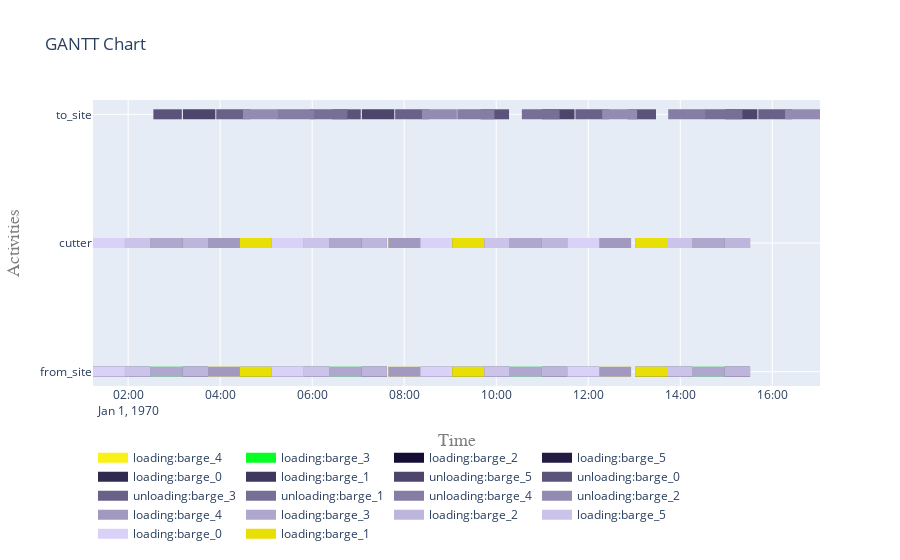

The notebook cell this image was saved under:
### Code cell
fig = plot.get_gantt_chart([from_site, to_site, cutter], id_map=activities)

### Figure 1 — Plotly figure (JSON) as saved in the notebook; plotly's stock layout.template omitted (floating-point values rounded to 4 significant figures)
{"data": [{"connectgaps": false, "hoverinfo": "y+name", "line": {"color": "rgb(250,241,24)", "width": 10}, "mode": "lines", "name": "loading:barge_4", "type": "scatter", "x": ["1970-01-01T03:44:10", "1970-01-01T03:44:10", "1970-01-01T04:25:50", "1970-01-01T04:25:50", "1970-01-01T04:25:50", "1970-01-01T07:39:14", "1970-01-01T07:39:14", "1970-01-01T08:20:54", "1970-01-01T08:20:54", "1970-01-01T08:20:54", "1970-01-01T12:14:14", "1970-01-01T12:14:14", "1970-01-01T12:55:54", "1970-01-01T12:55:54", "1970-01-01T12:55:54", "1970-01-01T03:44:10", "1970-01-01T03:44:10", "1970-01-01T04:25:50", "1970-01-01T04:25:50", "1970-01-01T04:25:50", "1970-01-01T07:39:14", "1970-01-01T07:39:14", "1970-01-01T08:20:54", "1970-01-01T08:20:54", "1970-01-01T08:20:54", "1970-01-01T12:14:14", "1970-01-01T12:14:14", "1970-01-01T12:55:54", "1970-01-01T12:55:54", "1970-01-01T12:55:54"], "y": ["from_site", "from_site", "from_site", "from_site", null, "from_site", "from_site", "from_site", "from_site", null, "from_site", "from_site", "from_site", "from_site", null, "cutter", "cutter", "cutter", "cutter", null, "cutter", "cutter", "cutter", "cutter", null, "cutter", "cutter", "cutter", "cutter", null]}, {"connectgaps": false, "hoverinfo": "y+name", "line": {"color": "rgb(8,255,38)", "width": 10}, "mode": "lines", "name": "loading:barge_3", "type": "scatter", "x": ["1970-01-01T02:29:10", "1970-01-01T02:29:10", "1970-01-01T03:10:50", "1970-01-01T03:10:50", "1970-01-01T03:10:50", "1970-01-01T06:22:30", "1970-01-01T06:22:30", "1970-01-01T07:04:10", "1970-01-01T07:04:10", "1970-01-01T07:04:10", "1970-01-01T10:17:34", "1970-01-01T10:17:34", "1970-01-01T10:59:14", "1970-01-01T10:59:14", "1970-01-01T10:59:14", "1970-01-01T14:16:02", "1970-01-01T14:16:02", "1970-01-01T14:57:42", "1970-01-01T14:57:42", "1970-01-01T14:57:42", "1970-01-01T02:29:10", "1970-01-01T02:29:10", "1970-01-01T03:10:50", "1970-01-01T03:10:50", "1970-01-01T03:10:50", "1970-01-01T06:22:30", "1970-01-01T06:22:30", "1970-01-01T07:04:10", "1970-01-01T07:04:10", "1970-01-01T07:04:10", "1970-01-01T10:17:34", "1970-01-01T10:17:34", "1970-01-01T10:59:14", "1970-01-01T10:59:14", "1970-01-01T10:59:14", "1970-01-01T14:16:02", "1970-01-01T14:16:02", "1970-01-01T14:57:42", "1970-01-01T14:57:42", "1970-01-01T14:57:42"], "y": ["from_site", "from_site", "from_site", "from_site", null, "from_site", "from_site", "from_site", "from_site", null, "from_site", "from_site", "from_site", "from_site", null, "from_site", "from_site", "from_site", "from_site", null, "cutter", "cutter", "cutter", "cutter", null, "cutter", "cutter", "cutter", "cutter", null, "cutter", "cutter", "cutter", "cutter", null, "cutter", "cutter", "cutter", "cutter", null]}, {"connectgaps": false, "hoverinfo": "y+name", "line": {"color": "rgb(22,13,52)", "width": 10}, "mode": "lines", "name": "loading:barge_2", "type": "scatter", "x": ["1970-01-01T03:10:50", "1970-01-01T03:10:50", "1970-01-01T03:44:10", "1970-01-01T03:44:10", "1970-01-01T03:44:10", "1970-01-01T07:04:10", "1970-01-01T07:04:10", "1970-01-01T07:37:30", "1970-01-01T07:37:30", "1970-01-01T07:37:30", "1970-01-01T10:59:14", "1970-01-01T10:59:14", "1970-01-01T11:32:34", "1970-01-01T11:32:34", "1970-01-01T11:32:34", "1970-01-01T14:57:42", "1970-01-01T14:57:42", "1970-01-01T15:31:02", "1970-01-01T15:31:02", "1970-01-01T15:31:02", "1970-01-01T03:10:50", "1970-01-01T03:10:50", "1970-01-01T03:44:10", "1970-01-01T03:44:10", "1970-01-01T03:44:10", "1970-01-01T07:04:10", "1970-01-01T07:04:10", "1970-01-01T07:37:30", "1970-01-01T07:37:30", "1970-01-01T07:37:30", "1970-01-01T10:59:14", "1970-01-01T10:59:14", "1970-01-01T11:32:34", "1970-01-01T11:32:34", "1970-01-01T11:32:34", "1970-01-01T14:57:42", "1970-01-01T14:57:42", "1970-01-01T15:31:02", "1970-01-01T15:31:02", "1970-01-01T15:31:02"], "y": ["from_site", "from_site", "from_site", "from_site", null, "from_site", "from_site", "from_site", "from_site", null, "from_site", "from_site", "from_site", "from_site", null, "from_site", "from_site", "from_site", "from_site", null, "cutter", "cutter", "cutter", "cutter", null, "cutter", "cutter", "cutter", "cutter", null, "cutter", "cutter", "cutter", "cutter", null, "cutter", "cutter", "cutter", "cutter", null]}, {"connectgaps": false, "hoverinfo": "y+name", "line": {"color": "rgb(36,27,66)", "width": 10}, "mode": "lines", "name": "loading:barge_5", "type": "scatter", "x": ["1970-01-01T01:55:50", "1970-01-01T01:55:50", "1970-01-01T02:29:10", "1970-01-01T02:29:10", "1970-01-01T02:29:10", "1970-01-01T05:49:10", "1970-01-01T05:49:10", "1970-01-01T06:22:30", "1970-01-01T06:22:30", "1970-01-01T06:22:30", "1970-01-01T09:44:14", "1970-01-01T09:44:14", "1970-01-01T10:17:34", "1970-01-01T10:17:34", "1970-01-01T10:17:34", "1970-01-01T13:42:42", "1970-01-01T13:42:42", "1970-01-01T14:16:02", "1970-01-01T14:16:02", "1970-01-01T14:16:02", "1970-01-01T01:55:50", "1970-01-01T01:55:50", "1970-01-01T02:29:10", "1970-01-01T02:29:10", "1970-01-01T02:29:10", "1970-01-01T05:49:10", "1970-01-01T05:49:10", "1970-01-01T06:22:30", "1970-01-01T06:22:30", "1970-01-01T06:22:30", "1970-01-01T09:44:14", "1970-01-01T09:44:14", "1970-01-01T10:17:34", "1970-01-01T10:17:34", "1970-01-01T10:17:34", "1970-01-01T13:42:42", "1970-01-01T13:42:42", "1970-01-01T14:16:02", "1970-01-01T14:16:02", "1970-01-01T14:16:02"], "y": ["from_site", "from_site", "from_site", "from_site", null, "from_site", "from_site", "from_site", "from_site", null, "from_site", "from_site", "from_site", "from_site", null, "from_site", "from_site", "from_site", "from_site", null, "cutter", "cutter", "cutter", "cutter", null, "cutter", "cutter", "cutter", "cutter", null, "cutter", "cutter", "cutter", "cutter", null, "cutter", "cutter", "cutter", "cutter", null]}, {"connectgaps": false, "hoverinfo": "y+name", "line": {"color": "rgb(50,41,80)", "width": 10}, "mode": "lines", "name": "loading:barge_0", "type": "scatter", "x": ["1970-01-01T01:14:10", "1970-01-01T01:14:10", "1970-01-01T01:55:50", "1970-01-01T01:55:50", "1970-01-01T01:55:50", "1970-01-01T05:07:30", "1970-01-01T05:07:30", "1970-01-01T05:49:10", "1970-01-01T05:49:10", "1970-01-01T05:49:10", "1970-01-01T08:20:54", "1970-01-01T08:20:54", "1970-01-01T09:02:34", "1970-01-01T09:02:34", "1970-01-01T09:02:34", "1970-01-01T11:32:34", "1970-01-01T11:32:34", "1970-01-01T12:14:14", "1970-01-01T12:14:14", "1970-01-01T12:14:14", "1970-01-01T01:14:10", "1970-01-01T01:14:10", "1970-01-01T01:55:50", "1970-01-01T01:55:50", "1970-01-01T01:55:50", "1970-01-01T05:07:30", "1970-01-01T05:07:30", "1970-01-01T05:49:10", "1970-01-01T05:49:10", "1970-01-01T05:49:10", "1970-01-01T08:20:54", "1970-01-01T08:20:54", "1970-01-01T09:02:34", "1970-01-01T09:02:34", "1970-01-01T09:02:34", "1970-01-01T11:32:34", "1970-01-01T11:32:34", "1970-01-01T12:14:14", "1970-01-01T12:14:14", "1970-01-01T12:14:14"], "y": ["from_site", "from_site", "from_site", "from_site", null, "from_site", "from_site", "from_site", "from_site", null, "from_site", "from_site", "from_site", "from_site", null, "from_site", "from_site", "from_site", "from_site", null, "cutter", "cutter", "cutter", "cutter", null, "cutter", "cutter", "cutter", "cutter", null, "cutter", "cutter", "cutter", "cutter", null, "cutter", "cutter", "cutter", "cutter", null]}, {"connectgaps": false, "hoverinfo": "y+name", "line": {"color": "rgb(64,55,94)", "width": 10}, "mode": "lines", "name": "loading:barge_1", "type": "scatter", "x": ["1970-01-01T04:25:50", "1970-01-01T04:25:50", "1970-01-01T05:07:30", "1970-01-01T05:07:30", "1970-01-01T05:07:30", "1970-01-01T09:02:34", "1970-01-01T09:02:34", "1970-01-01T09:44:14", "1970-01-01T09:44:14", "1970-01-01T09:44:14", "1970-01-01T13:01:02", "1970-01-01T13:01:02", "1970-01-01T13:42:42", "1970-01-01T13:42:42", "1970-01-01T13:42:42", "1970-01-01T04:25:50", "1970-01-01T04:25:50", "1970-01-01T05:07:30", "1970-01-01T05:07:30", "1970-01-01T05:07:30", "1970-01-01T09:02:34", "1970-01-01T09:02:34", "1970-01-01T09:44:14", "1970-01-01T09:44:14", "1970-01-01T09:44:14", "1970-01-01T13:01:02", "1970-01-01T13:01:02", "1970-01-01T13:42:42", "1970-01-01T13:42:42", "1970-01-01T13:42:42"], "y": ["from_site", "from_site", "from_site", "from_site", null, "from_site", "from_site", "from_site", "from_site", null, "from_site", "from_site", "from_site", "from_site", null, "cutter", "cutter", "cutter", "cutter", null, "cutter", "cutter", "cutter", "cutter", null, "cutter", "cutter", "cutter", "cutter", null]}, {"connectgaps": false, "hoverinfo": "y+name", "line": {"color": "rgb(78,69,108)", "width": 10}, "mode": "lines", "name": "unloading:barge_5", "type": "scatter", "x": ["1970-01-01T03:11:27", "1970-01-01T03:11:27", "1970-01-01T03:53:44", "1970-01-01T03:53:44", "1970-01-01T03:53:44", "1970-01-01T07:04:47", "1970-01-01T07:04:47", "1970-01-01T07:47:04", "1970-01-01T07:47:04", "1970-01-01T07:47:04", "1970-01-01T10:59:51", "1970-01-01T10:59:51", "1970-01-01T11:42:08", "1970-01-01T11:42:08", "1970-01-01T11:42:08", "1970-01-01T14:58:19", "1970-01-01T14:58:19", "1970-01-01T15:40:36", "1970-01-01T15:40:36", "1970-01-01T15:40:36"], "y": ["to_site", "to_site", "to_site", "to_site", null, "to_site", "to_site", "to_site", "to_site", null, "to_site", "to_site", "to_site", "to_site", null, "to_site", "to_site", "to_site", "to_site", null]}, {"connectgaps": false, "hoverinfo": "y+name", "line": {"color": "rgb(92,83,122)", "width": 10}, "mode": "lines", "name": "unloading:barge_0", "type": "scatter", "x": ["1970-01-01T02:32:55", "1970-01-01T02:32:55", "1970-01-01T03:10:00", "1970-01-01T03:10:00", "1970-01-01T03:10:00", "1970-01-01T06:26:15", "1970-01-01T06:26:15", "1970-01-01T07:03:20", "1970-01-01T07:03:20", "1970-01-01T07:03:20", "1970-01-01T09:39:39", "1970-01-01T09:39:39", "1970-01-01T10:16:44", "1970-01-01T10:16:44", "1970-01-01T10:16:44", "1970-01-01T12:51:19", "1970-01-01T12:51:19", "1970-01-01T13:28:24", "1970-01-01T13:28:24", "1970-01-01T13:28:24"], "y": ["to_site", "to_site", "to_site", "to_site", null, "to_site", "to_site", "to_site", "to_site", null, "to_site", "to_site", "to_site", "to_site", null, "to_site", "to_site", "to_site", "to_site", null]}, {"connectgaps": false, "hoverinfo": "y+name", "line": {"color": "rgb(106,97,136)", "width": 10}, "mode": "lines", "name": "unloading:barge_3", "type": "scatter", "x": ["1970-01-01T03:54:54", "1970-01-01T03:54:54", "1970-01-01T04:38:58", "1970-01-01T04:38:58", "1970-01-01T04:38:58", "1970-01-01T07:48:14", "1970-01-01T07:48:14", "1970-01-01T08:32:18", "1970-01-01T08:32:18", "1970-01-01T08:32:18", "1970-01-01T11:43:18", "1970-01-01T11:43:18", "1970-01-01T12:27:22", "1970-01-01T12:27:22", "1970-01-01T12:27:22", "1970-01-01T15:41:46", "1970-01-01T15:41:46", "1970-01-01T16:25:50", "1970-01-01T16:25:50", "1970-01-01T16:25:50"], "y": ["to_site", "to_site", "to_site", "to_site", null, "to_site", "to_site", "to_site", "to_site", null, "to_site", "to_site", "to_site", "to_site", null, "to_site", "to_site", "to_site", "to_site", null]}, {"connectgaps": false, "hoverinfo": "y+name", "line": {"color": "rgb(120,111,150)", "width": 10}, "mode": "lines", "name": "unloading:barge_1", "type": "scatter", "x": ["1970-01-01T05:56:42", "1970-01-01T05:56:42", "1970-01-01T06:45:54", "1970-01-01T06:45:54", "1970-01-01T06:45:54", "1970-01-01T10:33:26", "1970-01-01T10:33:26", "1970-01-01T11:22:38", "1970-01-01T11:22:38", "1970-01-01T11:22:38", "1970-01-01T14:31:54", "1970-01-01T14:31:54", "1970-01-01T15:21:06", "1970-01-01T15:21:06", "1970-01-01T15:21:06"], "y": ["to_site", "to_site", "to_site", "to_site", null, "to_site", "to_site", "to_site", "to_site", null, "to_site", "to_site", "to_site", "to_site", null]}, {"connectgaps": false, "hoverinfo": "y+name", "line": {"color": "rgb(134,125,164)", "width": 10}, "mode": "lines", "name": "unloading:barge_4", "type": "scatter", "x": ["1970-01-01T05:14:11", "1970-01-01T05:14:11", "1970-01-01T06:02:32", "1970-01-01T06:02:32", "1970-01-01T06:02:32", "1970-01-01T09:09:15", "1970-01-01T09:09:15", "1970-01-01T09:57:36", "1970-01-01T09:57:36", "1970-01-01T09:57:36", "1970-01-01T13:44:15", "1970-01-01T13:44:15", "1970-01-01T14:32:36", "1970-01-01T14:32:36", "1970-01-01T14:32:36"], "y": ["to_site", "to_site", "to_site", "to_site", null, "to_site", "to_site", "to_site", "to_site", null, "to_site", "to_site", "to_site", "to_site", null]}, {"connectgaps": false, "hoverinfo": "y+name", "line": {"color": "rgb(148,139,178)", "width": 10}, "mode": "lines", "name": "unloading:barge_2", "type": "scatter", "x": ["1970-01-01T04:29:46", "1970-01-01T04:29:46", "1970-01-01T05:15:22", "1970-01-01T05:15:22", "1970-01-01T05:15:22", "1970-01-01T08:23:06", "1970-01-01T08:23:06", "1970-01-01T09:08:42", "1970-01-01T09:08:42", "1970-01-01T09:08:42", "1970-01-01T12:18:10", "1970-01-01T12:18:10", "1970-01-01T13:03:46", "1970-01-01T13:03:46", "1970-01-01T13:03:46", "1970-01-01T16:16:38", "1970-01-01T16:16:38", "1970-01-01T17:02:14", "1970-01-01T17:02:14", "1970-01-01T17:02:14"], "y": ["to_site", "to_site", "to_site", "to_site", null, "to_site", "to_site", "to_site", "to_site", null, "to_site", "to_site", "to_site", "to_site", null, "to_site", "to_site", "to_site", "to_site", null]}, {"connectgaps": false, "hoverinfo": "y+name", "line": {"color": "rgb(162,153,192)", "width": 10}, "mode": "lines", "name": "loading:barge_4", "type": "scatter", "x": ["1970-01-01T03:44:10", "1970-01-01T03:44:10", "1970-01-01T04:25:50", "1970-01-01T04:25:50", "1970-01-01T04:25:50", "1970-01-01T07:39:14", "1970-01-01T07:39:14", "1970-01-01T08:20:54", "1970-01-01T08:20:54", "1970-01-01T08:20:54", "1970-01-01T12:14:14", "1970-01-01T12:14:14", "1970-01-01T12:55:54", "1970-01-01T12:55:54", "1970-01-01T12:55:54", "1970-01-01T03:44:10", "1970-01-01T03:44:10", "1970-01-01T04:25:50", "1970-01-01T04:25:50", "1970-01-01T04:25:50", "1970-01-01T07:39:14", "1970-01-01T07:39:14", "1970-01-01T08:20:54", "1970-01-01T08:20:54", "1970-01-01T08:20:54", "1970-01-01T12:14:14", "1970-01-01T12:14:14", "1970-01-01T12:55:54", "1970-01-01T12:55:54", "1970-01-01T12:55:54"], "y": ["from_site", "from_site", "from_site", "from_site", null, "from_site", "from_site", "from_site", "from_site", null, "from_site", "from_site", "from_site", "from_site", null, "cutter", "cutter", "cutter", "cutter", null, "cutter", "cutter", "cutter", "cutter", null, "cutter", "cutter", "cutter", "cutter", null]}, {"connectgaps": false, "hoverinfo": "y+name", "line": {"color": "rgb(176,167,206)", "width": 10}, "mode": "lines", "name": "loading:barge_3", "type": "scatter", "x": ["1970-01-01T02:29:10", "1970-01-01T02:29:10", "1970-01-01T03:10:50", "1970-01-01T03:10:50", "1970-01-01T03:10:50", "1970-01-01T06:22:30", "1970-01-01T06:22:30", "1970-01-01T07:04:10", "1970-01-01T07:04:10", "1970-01-01T07:04:10", "1970-01-01T10:17:34", "1970-01-01T10:17:34", "1970-01-01T10:59:14", "1970-01-01T10:59:14", "1970-01-01T10:59:14", "1970-01-01T14:16:02", "1970-01-01T14:16:02", "1970-01-01T14:57:42", "1970-01-01T14:57:42", "1970-01-01T14:57:42", "1970-01-01T02:29:10", "1970-01-01T02:29:10", "1970-01-01T03:10:50", "1970-01-01T03:10:50", "1970-01-01T03:10:50", "1970-01-01T06:22:30", "1970-01-01T06:22:30", "1970-01-01T07:04:10", "1970-01-01T07:04:10", "1970-01-01T07:04:10", "1970-01-01T10:17:34", "1970-01-01T10:17:34", "1970-01-01T10:59:14", "1970-01-01T10:59:14", "1970-01-01T10:59:14", "1970-01-01T14:16:02", "1970-01-01T14:16:02", "1970-01-01T14:57:42", "1970-01-01T14:57:42", "1970-01-01T14:57:42"], "y": ["from_site", "from_site", "from_site", "from_site", null, "from_site", "from_site", "from_site", "from_site", null, "from_site", "from_site", "from_site", "from_site", null, "from_site", "from_site", "from_site", "from_site", null, "cutter", "cutter", "cutter", "cutter", null, "cutter", "cutter", "cutter", "cutter", null, "cutter", "cutter", "cutter", "cutter", null, "cutter", "cutter", "cutter", "cutter", null]}, {"connectgaps": false, "hoverinfo": "y+name", "line": {"color": "rgb(190,181,220)", "width": 10}, "mode": "lines", "name": "loading:barge_2", "type": "scatter", "x": ["1970-01-01T03:10:50", "1970-01-01T03:10:50", "1970-01-01T03:44:10", "1970-01-01T03:44:10", "1970-01-01T03:44:10", "1970-01-01T07:04:10", "1970-01-01T07:04:10", "1970-01-01T07:37:30", "1970-01-01T07:37:30", "1970-01-01T07:37:30", "1970-01-01T10:59:14", "1970-01-01T10:59:14", "1970-01-01T11:32:34", "1970-01-01T11:32:34", "1970-01-01T11:32:34", "1970-01-01T14:57:42", "1970-01-01T14:57:42", "1970-01-01T15:31:02", "1970-01-01T15:31:02", "1970-01-01T15:31:02", "1970-01-01T03:10:50", "1970-01-01T03:10:50", "1970-01-01T03:44:10", "1970-01-01T03:44:10", "1970-01-01T03:44:10", "1970-01-01T07:04:10", "1970-01-01T07:04:10", "1970-01-01T07:37:30", "1970-01-01T07:37:30", "1970-01-01T07:37:30", "1970-01-01T10:59:14", "1970-01-01T10:59:14", "1970-01-01T11:32:34", "1970-01-01T11:32:34", "1970-01-01T11:32:34", "1970-01-01T14:57:42", "1970-01-01T14:57:42", "1970-01-01T15:31:02", "1970-01-01T15:31:02", "1970-01-01T15:31:02"], "y": ["from_site", "from_site", "from_site", "from_site", null, "from_site", "from_site", "from_site", "from_site", null, "from_site", "from_site", "from_site", "from_site", null, "from_site", "from_site", "from_site", "from_site", null, "cutter", "cutter", "cutter", "cutter", null, "cutter", "cutter", "cutter", "cutter", null, "cutter", "cutter", "cutter", "cutter", null, "cutter", "cutter", "cutter", "cutter", null]}, {"connectgaps": false, "hoverinfo": "y+name", "line": {"color": "rgb(204,195,234)", "width": 10}, "mode": "lines", "name": "loading:barge_5", "type": "scatter", "x": ["1970-01-01T01:55:50", "1970-01-01T01:55:50", "1970-01-01T02:29:10", "1970-01-01T02:29:10", "1970-01-01T02:29:10", "1970-01-01T05:49:10", "1970-01-01T05:49:10", "1970-01-01T06:22:30", "1970-01-01T06:22:30", "1970-01-01T06:22:30", "1970-01-01T09:44:14", "1970-01-01T09:44:14", "1970-01-01T10:17:34", "1970-01-01T10:17:34", "1970-01-01T10:17:34", "1970-01-01T13:42:42", "1970-01-01T13:42:42", "1970-01-01T14:16:02", "1970-01-01T14:16:02", "1970-01-01T14:16:02", "1970-01-01T01:55:50", "1970-01-01T01:55:50", "1970-01-01T02:29:10", "1970-01-01T02:29:10", "1970-01-01T02:29:10", "1970-01-01T05:49:10", "1970-01-01T05:49:10", "1970-01-01T06:22:30", "1970-01-01T06:22:30", "1970-01-01T06:22:30", "1970-01-01T09:44:14", "1970-01-01T09:44:14", "1970-01-01T10:17:34", "1970-01-01T10:17:34", "1970-01-01T10:17:34", "1970-01-01T13:42:42", "1970-01-01T13:42:42", "1970-01-01T14:16:02", "1970-01-01T14:16:02", "1970-01-01T14:16:02"], "y": ["from_site", "from_site", "from_site", "from_site", null, "from_site", "from_site", "from_site", "from_site", null, "from_site", "from_site", "from_site", "from_site", null, "from_site", "from_site", "from_site", "from_site", null, "cutter", "cutter", "cutter", "cutter", null, "cutter", "cutter", "cutter", "cutter", null, "cutter", "cutter", "cutter", "cutter", null, "cutter", "cutter", "cutter", "cutter", null]}, {"connectgaps": false, "hoverinfo": "y+name", "line": {"color": "rgb(218,209,248)", "width": 10}, "mode": "lines", "name": "loading:barge_0", "type": "scatter", "x": ["1970-01-01T01:14:10", "1970-01-01T01:14:10", "1970-01-01T01:55:50", "1970-01-01T01:55:50", "1970-01-01T01:55:50", "1970-01-01T05:07:30", "1970-01-01T05:07:30", "1970-01-01T05:49:10", "1970-01-01T05:49:10", "1970-01-01T05:49:10", "1970-01-01T08:20:54", "1970-01-01T08:20:54", "1970-01-01T09:02:34", "1970-01-01T09:02:34", "1970-01-01T09:02:34", "1970-01-01T11:32:34", "1970-01-01T11:32:34", "1970-01-01T12:14:14", "1970-01-01T12:14:14", "1970-01-01T12:14:14", "1970-01-01T01:14:10", "1970-01-01T01:14:10", "1970-01-01T01:55:50", "1970-01-01T01:55:50", "1970-01-01T01:55:50", "1970-01-01T05:07:30", "1970-01-01T05:07:30", "1970-01-01T05:49:10", "1970-01-01T05:49:10", "1970-01-01T05:49:10", "1970-01-01T08:20:54", "1970-01-01T08:20:54", "1970-01-01T09:02:34", "1970-01-01T09:02:34", "1970-01-01T09:02:34", "1970-01-01T11:32:34", "1970-01-01T11:32:34", "1970-01-01T12:14:14", "1970-01-01T12:14:14", "1970-01-01T12:14:14"], "y": ["from_site", "from_site", "from_site", "from_site", null, "from_site", "from_site", "from_site", "from_site", null, "from_site", "from_site", "from_site", "from_site", null, "from_site", "from_site", "from_site", "from_site", null, "cutter", "cutter", "cutter", "cutter", null, "cutter", "cutter", "cutter", "cutter", null, "cutter", "cutter", "cutter", "cutter", null, "cutter", "cutter", "cutter", "cutter", null]}, {"connectgaps": false, "hoverinfo": "y+name", "line": {"color": "rgb(232,223,6)", "width": 10}, "mode": "lines", "name": "loading:barge_1", "type": "scatter", "x": ["1970-01-01T04:25:50", "1970-01-01T04:25:50", "1970-01-01T05:07:30", "1970-01-01T05:07:30", "1970-01-01T05:07:30", "1970-01-01T09:02:34", "1970-01-01T09:02:34", "1970-01-01T09:44:14", "1970-01-01T09:44:14", "1970-01-01T09:44:14", "1970-01-01T13:01:02", "1970-01-01T13:01:02", "1970-01-01T13:42:42", "1970-01-01T13:42:42", "1970-01-01T13:42:42", "1970-01-01T04:25:50", "1970-01-01T04:25:50", "1970-01-01T05:07:30", "1970-01-01T05:07:30", "1970-01-01T05:07:30", "1970-01-01T09:02:34", "1970-01-01T09:02:34", "1970-01-01T09:44:14", "1970-01-01T09:44:14", "1970-01-01T09:44:14", "1970-01-01T13:01:02", "1970-01-01T13:01:02", "1970-01-01T13:42:42", "1970-01-01T13:42:42", "1970-01-01T13:42:42"], "y": ["from_site", "from_site", "from_site", "from_site", null, "from_site", "from_site", "from_site", "from_site", null, "from_site", "from_site", "from_site", "from_site", null, "cutter", "cutter", "cutter", "cutter", null, "cutter", "cutter", "cutter", "cutter", null, "cutter", "cutter", "cutter", "cutter", null]}], "layout": {"hovermode": "closest", "legend": {"orientation": "h", "x": 0, "y": -0.2}, "title": {"text": "GANTT Chart"}, "xaxis": {"range": ["1970-01-01T01:14:10", "1970-01-01T17:02:14"], "title": {"font": {"color": "#7f7f7f", "family": "Courier New, monospace", "size": 18}, "text": "Time"}}, "yaxis": {"title": {"font": {"color": "#7f7f7f", "family": "Courier New, monospace", "size": 18}, "text": "Activities"}}}}
